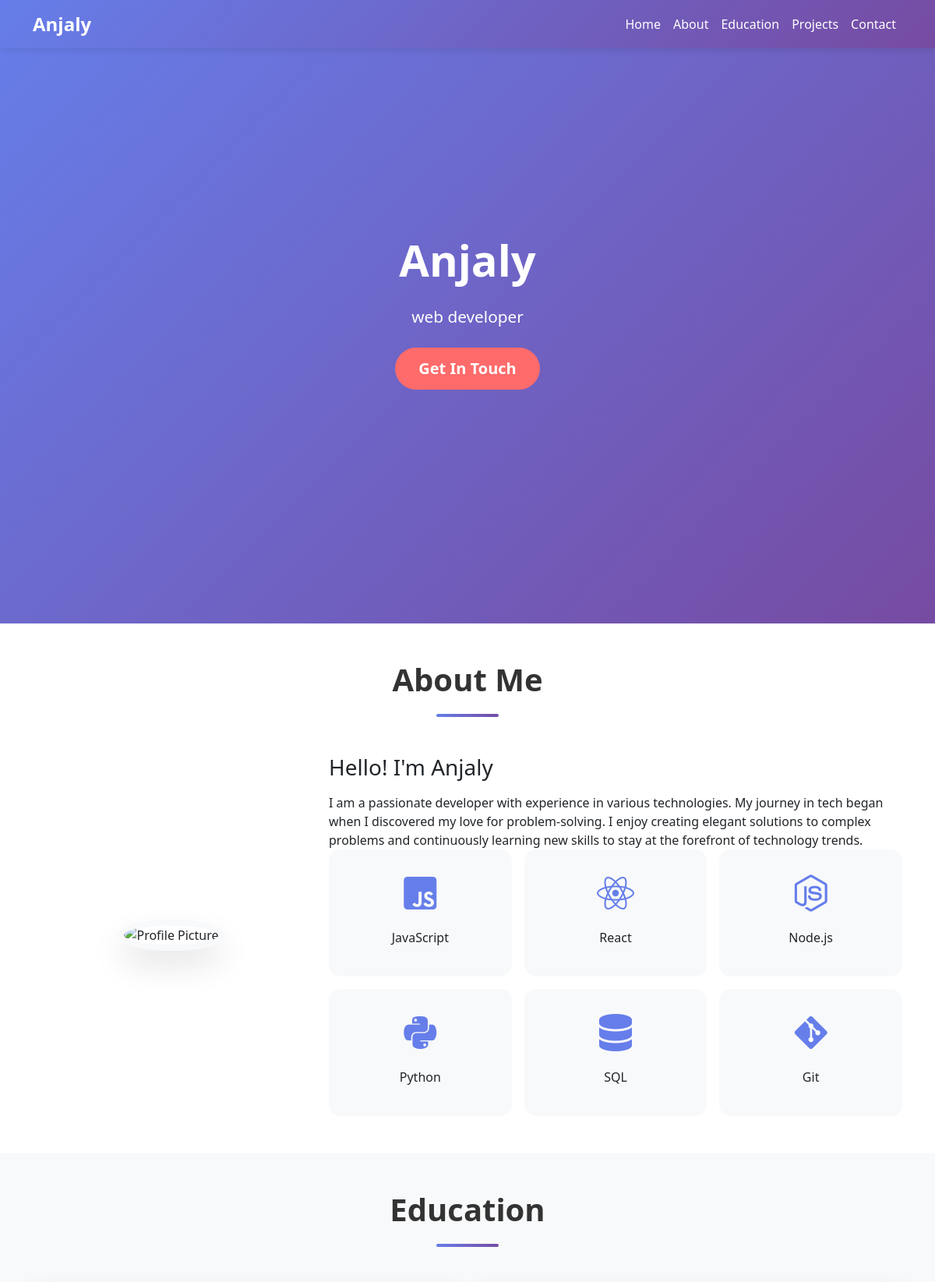
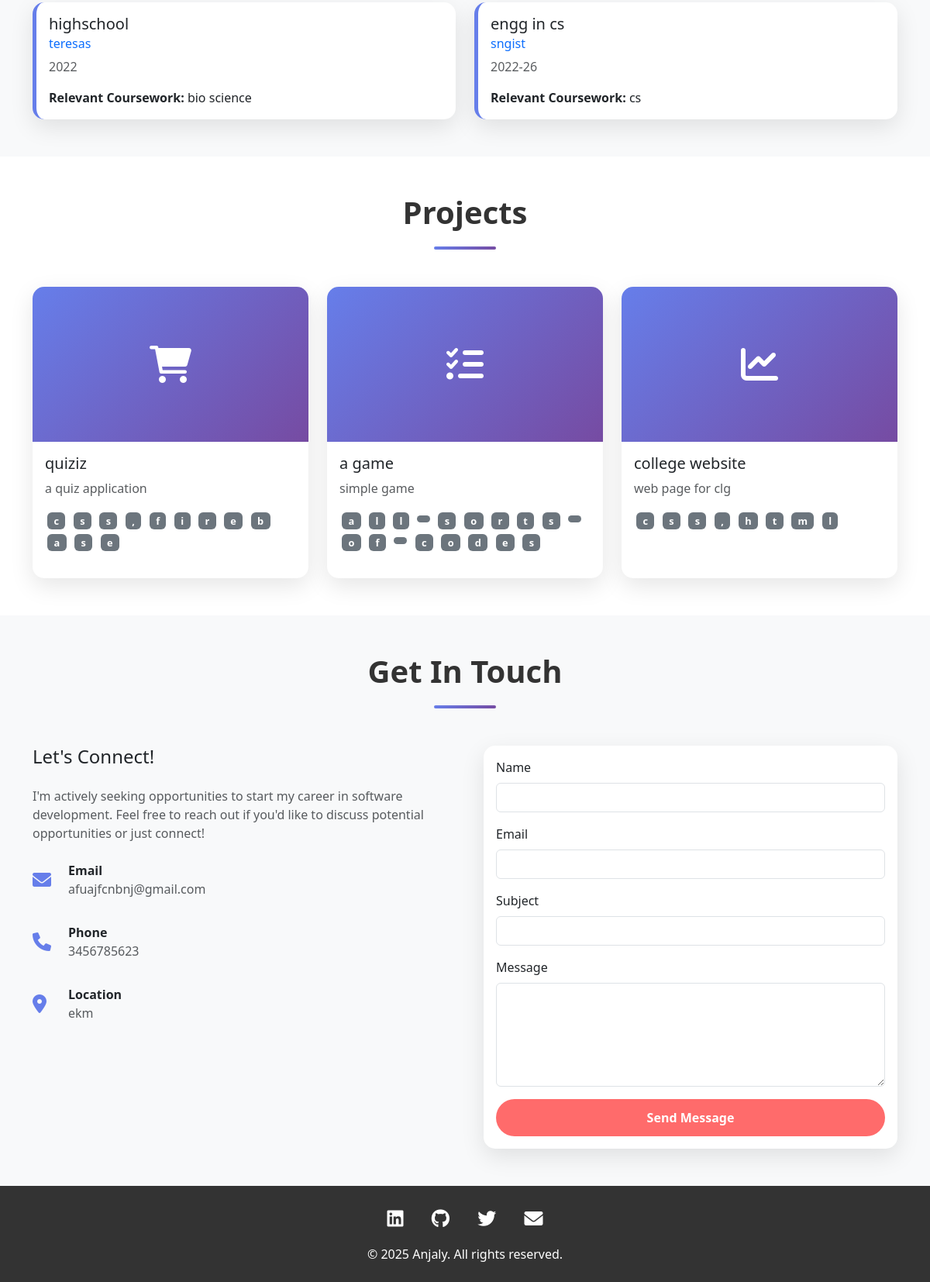
Screenshot of /view-portfolio/5 with the database file from the repository (2 pictures, top to bottom).
### app.py (models this page shows)
class UserDetails(db.Model):
    id = db.Column(db.Integer, primary_key=True)
    name = db.Column(db.String(100), nullable=False)
    title = db.Column(db.String(100), nullable=False)
    profile_picture = db.Column(db.String(255), nullable=False)
    program_name_1 = db.Column(db.String(100), nullable=False)
    program_1_university = db.Column(db.String(100), nullable=False)
    program1_year = db.Column(db.String(50), nullable=False)
    program1_skills = db.Column(db.Text, nullable=False)
    program_name_2 = db.Column(db.String(100), nullable=False)
    program_2_university = db.Column(db.String(100), nullable=False)
    program2_year = db.Column(db.String(50), nullable=False)
    program2_skills = db.Column(db.Text, nullable=False)
    project1_name = db.Column(db.String(100), nullable=False)
    project1_description = db.Column(db.Text, nullable=False)
    project1_skills = db.Column(db.Text, nullable=False)
    project2_name = db.Column(db.String(100), nullable=False)
    project2_description = db.Column(db.Text, nullable=False)
    project2_skills = db.Column(db.Text, nullable=False)
    project3_name = db.Column(db.String(100), nullable=False)
    project3_description = db.Column(db.Text, nullable=False)
    project3_skills = db.Column(db.Text, nullable=False)
    email = db.Column(db.String(100), nullable=False)
    location = db.Column(db.String(100), nullable=False)
    phone = db.Column(db.String(20), nullable=False)
    about_me = db.Column(db.Text, nullable=False)

### app.py (the view)
@app.route('/view-portfolio/<int:id>')
def view_portfolio(id):
    user_data = UserDetails.query.get_or_404(id)
    return render_template("portfolio.html", user=user_data)

### templates/portfolio.html (shortened to what this page needs)
<!DOCTYPE html>
<html lang="en">
<head>
    <link href="https://cdnjs.cloudflare.com/ajax/libs/bootstrap/5.3.0/css/bootstrap.min.css" rel="stylesheet">
    <link href="https://cdnjs.cloudflare.com/ajax/libs/font-awesome/6.0.0/css/all.min.css" rel="stylesheet">
    <link href="https://cdnjs.cloudflare.com/ajax/libs/aos/2.3.4/aos.css" rel="stylesheet">
</head>
<body>
    <nav class="navbar navbar-expand-lg navbar-dark fixed-top">
        <div class="container">
            <a class="navbar-brand" href="#home">{{user.name}}</a>
            <div class="collapse navbar-collapse" id="navbarNav">
                <ul class="navbar-nav ms-auto">
                    <li class="nav-item">
                        <a class="nav-link" href="#home">Home</a>
                    </li>
                    <li class="nav-item">
                        <a class="nav-link" href="#about">About</a>
                    </li>
                    <li class="nav-item">
                        <a class="nav-link" href="#education">Education</a>
                    </li>
                    <li class="nav-item">
                        <a class="nav-link" href="#projects">Projects</a>
                    </li>
                    <li class="nav-item">
                        <a class="nav-link" href="#contact">Contact</a>
                    </li>
                </ul>
            </div>
        </div>
    </nav>
    <section id="home" class="hero">
        <div class="container">
            <div class="row justify-content-center">
                <div class="col-lg-8" data-aos="fade-up">
                    <h1 class="display-3 mb-4">{{user.name}}</h1>
                    <p class="lead mb-4">{{user.title}}</p>
                    <a href="#contact" class="btn btn-custom btn-lg">Get In Touch</a>
                </div>
            </div>
        </div>
    </section>
    <section id="about" class="py-5">
        <div class="container">
            <h2 class="section-title" data-aos="fade-up">About Me</h2>
            <div class="row align-items-center">
                <div class="col-lg-4 text-center mb-4 mb-lg-0" data-aos="fade-right">
                    <img src="{{user.profile_picture}}"
                         alt="Profile Picture" class="profile-img">
                </div>
                <div class="col-lg-8" data-aos="fade-left">
                    <h3 class="mb-3">Hello! I'm {{user.name}}</h3>
                    {{user.about_me}}
                    <div class="row g-3">
                        <div class="col-md-4 col-sm-6">
                            <div class="skill-item">
                                <i class="fab fa-js-square"></i>
                                <h6 class="mt-2">JavaScript</h6>
                            </div>
                        </div>
                        <div class="col-md-4 col-sm-6">
                            <div class="skill-item">
                                <i class="fab fa-react"></i>
                                <h6 class="mt-2">React</h6>
                            </div>
                        </div>
                        <div class="col-md-4 col-sm-6">
                            <div class="skill-item">
                                <i class="fab fa-node-js"></i>
                                <h6 class="mt-2">Node.js</h6>
                            </div>
                        </div>
                        <div class="col-md-4 col-sm-6">
                            <div class="skill-item">
                                <i class="fab fa-python"></i>
                                <h6 class="mt-2">Python</h6>
                            </div>
                        </div>
                        <div class="col-md-4 col-sm-6">
                            <div class="skill-item">
                                <i class="fas fa-database"></i>
                                <h6 class="mt-2">SQL</h6>
                            </div>
                        </div>
                        <div class="col-md-4 col-sm-6">
                            <div class="skill-item">
                                <i class="fab fa-git-alt"></i>
                                <h6 class="mt-2">Git</h6>
                            </div>
                        </div>
                    </div>
                </div>
            </div>
        </div>
    </section>
    <section id="education" class="py-5 bg-light">
        <div class="container">
            <h2 class="section-title" data-aos="fade-up">Education</h2>
            <div class="row g-4">
                <div class="col-lg-6" data-aos="fade-up" data-aos-delay="100">
                    <div class="card education-card h-100">
                        <div class="card-body">
                            <h5 class="card-title">{{user.program_name_1}}</h5>
                            <h6 class="card-subtitle mb-2 text-primary">{{user.program_1_university}}</h6>
                            <p class="card-text text-muted mb-3">{{user.program1_year}}</p>
                            <p class="card-text">
                                <strong>Relevant Coursework:</strong> {{user.program1_skills}}
                            </p>
                        </div>
                    </div>
                </div>
                <div class="col-lg-6" data-aos="fade-up" data-aos-delay="200">
                    <div class="card education-card h-100">
                        <div class="card-body">
                            <h5 class="card-title">{{user.program_name_2}}</h5>
                            <h6 class="card-subtitle mb-2 text-primary">{{user.program_2_university}}</h6>
                            <p class="card-text text-muted mb-3">{{user.program2_year}}</p>
                            <p class="card-text">
                                <strong>Relevant Coursework:</strong> {{user.program2_skills}}
                            </p>
                        </div>
                    </div>
                </div>
            </div>
        </div>
    </section>
    <section id="projects" class="py-5">
        <div class="container">
            <h2 class="section-title" data-aos="fade-up">Projects</h2>
            <div class="row g-4">
                <div class="col-lg-4 col-md-6" data-aos="fade-up" data-aos-delay="100">
                    <div class="card">
                        <div class="project-img">
                            <i class="fas fa-shopping-cart"></i>
                        </div>
                        <div class="card-body">
                            <h5 class="card-title">{{user.project1_name}}</h5>
                            <p class="card-text text-muted">
                                {{user.project1_description}}
                            </p>
                            <div class="mb-3">
                                {% for skills in user.project1_skills %}
                                <span class="badge bg-secondary tech-badge">{{skills}}</span>
                                {% endfor %}
                            </div>
                        </div>
                    </div>
                </div>
                <div class="col-lg-4 col-md-6" data-aos="fade-up" data-aos-delay="200">
                    <div class="card">
                        <div class="project-img">
                            <i class="fas fa-tasks"></i>
                        </div>
                        <div class="card-body">
                            <h5 class="card-title">{{user.project2_name}}</h5>
                            <p class="card-text text-muted">
                                {{user.project2_description}}
                            </p>
                            <div class="mb-3">
                                {% for skills in user.project2_skills %}
                                <span class="badge bg-secondary tech-badge">{{skills}}</span>
                                {% endfor %}
                            </div>
                        </div>
                    </div>
                </div>
                <div class="col-lg-4 col-md-6" data-aos="fade-up" data-aos-delay="300">
                    <div class="card">
                        <div class="project-img">
                            <i class="fas fa-chart-line"></i>
                        </div>
                        <div class="card-body">
                            <h5 class="card-title">{{user.project3_name}}</h5>
                            <p class="card-text text-muted">
                                {{user.project3_description}}
                            </p>
                            <div class="mb-3">
                                {% for skills in user.project3_skills %}
                                <span class="badge bg-secondary tech-badge">{{skills}}</span>
                                {% endfor %}
                            </div>
                        </div>
                    </div>
                </div>
            </div>
        </div>
    </section>
    <section id="contact" class="py-5 contact-section">
        <div class="container">
            <h2 class="section-title" data-aos="fade-up">Get In Touch</h2>
            <div class="row g-5">
                <div class="col-lg-6" data-aos="fade-right">
                    <h4 class="mb-4">Let's Connect!</h4>
                    <p class="text-muted mb-4">
                        I'm actively seeking opportunities to start my career in software development.
                        Feel free to reach out if you'd like to discuss potential opportunities or just connect!
                    </p>
                    <div class="contact-item">
                        <i class="fas fa-envelope"></i>
                        <div>
                            <strong>Email</strong><br>
                            <span class="text-muted">{{user.email}}</span>
                        </div>
                    </div>
                    <div class="contact-item">
                        <i class="fas fa-phone"></i>
                        <div>
                            <strong>Phone</strong><br>
                            <span class="text-muted">{{user.phone}}</span>
                        </div>
                    </div>
                    <div class="contact-item">
                        <i class="fas fa-map-marker-alt"></i>
                        <div>
                            <strong>Location</strong><br>
                            <span class="text-muted">{{user.location}}</span>
                        </div>
                    </div>
                </div>
                <div class="col-lg-6" data-aos="fade-left">
                    <div class="card">
                        <div class="card-body">
                            <form  method="post" action="{{ url_for('submit_form')}}">
                                <div class="mb-3">
                                    <label for="name" class="form-label">Name</label>
                                    <input type="text" class="form-control" name = "name" required>
                                </div>
                                <div class="mb-3">
                                    <label for="email" class="form-label">Email</label>
                                    <input type="email" class="form-control" name="email"  required>
                                </div>
                                <div class="mb-3">
                                    <label for="subject" class="form-label">Subject</label>
                                    <input type="text" class="form-control" name = "subject" required>
                                </div>
                                <div class="mb-3">
                                    <label for="message" class="form-label">Message</label>
                                    <textarea class="form-control"rows="5" name= "message" required></textarea>
                                </div>
                                <button type="submit" class="btn btn-custom w-100">Send Message</button>
                            </form>
                        </div>
                    </div>
                </div>
            </div>
        </div>
    </section>
    <footer class="footer py-4">
        <div class="container text-center">
            <div class="social-links mb-3">
                <a href="#"><i class="fab fa-linkedin"></i></a>
                <a href="#"><i class="fab fa-github"></i></a>
                <a href="#"><i class="fab fa-twitter"></i></a>
                <a href="#"><i class="fas fa-envelope"></i></a>
            </div>
            <p class="mb-0">&copy; 2025 {{user.name}}. All rights reserved.</p>
        </div>
    </footer>
</body>
</html>

### rows the page displays
UserDetails: name "Anjaly", title "web developer", about_me "I am a passionate developer with experience in various technologies. My journey in tech began when I discovered my love for problem-solving. I enjoy creating elegant solutions to complex problems and continuously learning new skills to stay at the forefront of technology trends.", program_name_1 "highschool", program_1_university "teresas", program1_year "2022", program1_skills "bio science", program_name_2 "engg in cs", program_2_university "sngist", program2_year "2022-26", program2_skills "cs", project1_name "quiziz", project1_description "a quiz application", project2_name "a game", project2_description "simple game", project3_name "college website", project3_description "web page for clg", email "afuajfcnbnj@gmail.com", phone "3456785623", location "ekm"

### other values shown
{{ skills }} "c" "s" "s" "," "f" "i" "r" "e" "b" "a" "s" "e"
{{ skills }} "a" "l" "l" "s" "o" "r" "t" "s" "o" "f" "c" "o" "d" "e" "s"
{{ skills }} "c" "s" "s" "," "h" "t" "m" "l"
